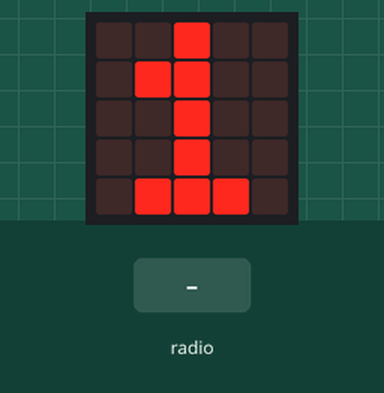
This program was run on a simulated BBC micro:bit running MicroPython. Shown: the board's 5×5 LED display. The inputs (shaded band) are chosen by the test bench. The 48×5 strip is a reading aid, not a part: it shows the text the display is scrolling, unrolled, one strip-width of it at a time.

Above: at 5.0 s.
5.1 s: radio message "a" arrives
At 5.9 s:
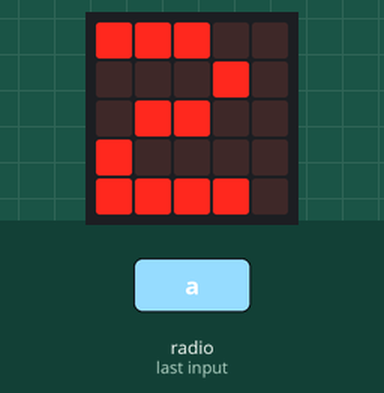
6.6 s: radio message "b" arrives
At 8.3 s:
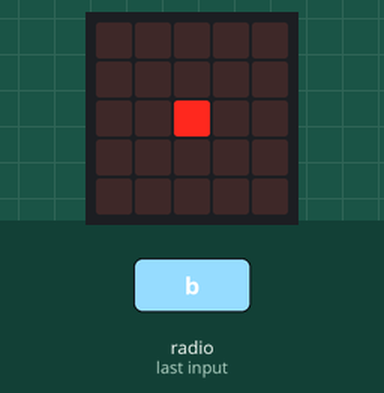
8.5 s: radio message "a" arrives
At 8.8 s:
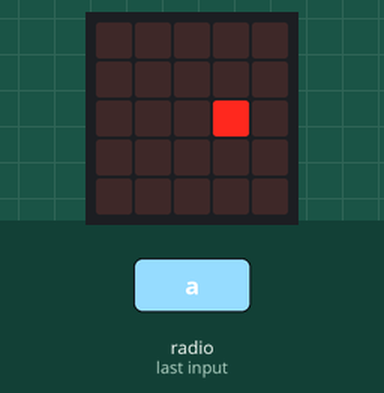
10.0 s: radio message "b" arrives
At 11.1 s:
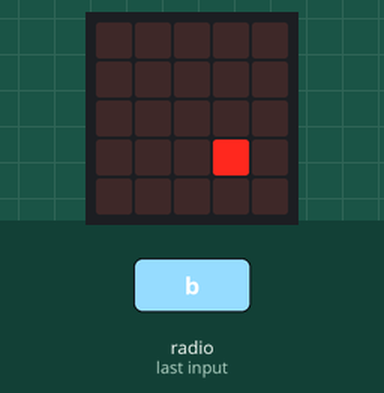
11.5 s: radio message "a" arrives
At 12.3 s:
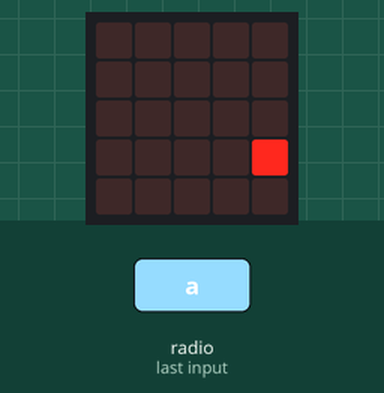
13.0 s: radio message "b" arrives
At 13.4 s:
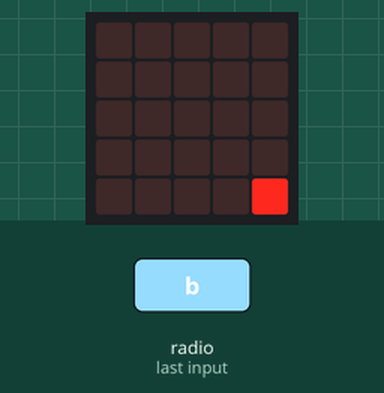
Timing chart, 0 to 15.5 s (numbered marks = the images above; inputs shaded):
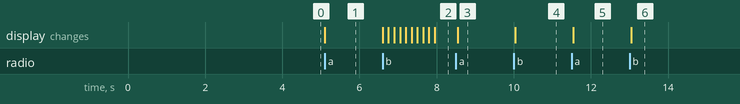

The program:

Sink_the_Ship_Main_Display-main.py
```python
from microbit import *
import radio

radio.on()

loadingValue = 0
def Loading(loadImage):
    global loadingValue
    if loadingValue >= len(loadImage):
        loadingValue = 0
    else:
        display.show(loadImage[loadingValue])
        loadingValue = loadingValue + 1
        sleep(250)

class Cursor:
    def __init__(self, x, y, brightness = 9):
        self.x = x
        self.y = y
        self.brightness = brightness

class Shot:
    def __init__(self, x, y, brightness = 5):
        self.x = x
        self.y = y
        self.brightness = brightness

class Player:
    def __init__(self, playerNumber, ships = None):
        self.ships = ships
        self.hits = []
        self.playerNumber = playerNumber
        self.HasChangedRadio = False
        self.Dot = Cursor(2,2)
        self.OpponentShips = ""
        self.HitCounter = 0

    def SetShips(self):
        ChangedChannel = False
        while self.ships == None:
            if not ChangedChannel:
                display.show(self.playerNumber)
                radio.config(group=self.playerNumber+3)
                ChangedChannel = True

            message = radio.receive()
            if self.ships == None:
                self.ships = message
                message = ""

    def Shoot(self):
        for position in self.OpponentShips.split(":"):
            if position != "":
                index = 0
                for ship in range(int(position.split(",")[2])):
                    if self.Dot.x == int(position.split(",")[0]) + index and self.Dot.y == int(position.split(",")[1]):
                        for shot in self.hits:
                            if self.Dot.x == shot.x and self.Dot.y == shot.y:
                                return False
                        return True
                    index += 1
        return False

    def Display(self):
        display.clear()
        for hit in self.hits:
            display.set_pixel(hit.x, hit.y, 5)
        display.set_pixel(self.Dot.x, self.Dot.y, self.Dot.brightness)

    def Turn(self):
        while True:
            if not self.HasChangedRadio:
                display.scroll(self.playerNumber)
                self.Display()
                self.HasChangedRadio = True
                radio.config(group=self.playerNumber)

            message = radio.receive()
            if message == "a":
                self.Dot.x += 1
                if self.Dot.x > 4:
                    self.Dot.x = 0
                self.Display()

            if message == "b":
                self.Dot.y += 1
                if self.Dot.y > 4:
                    self.Dot.y = 0
                self.Display()

            if message == "shake":

                if self.Shoot():
                    self.hits.append(Shot(self.Dot.x, self.Dot.y, 6))
                    self.HitCounter += 1
                    display.scroll("!")

                self.HasChangedRadio = False
                message = ""
                break


Players = [Player(1), Player(2)]


for player in Players:
    player.SetShips()

Players[0].OpponentShips = str(Players[1].ships)
Players[1].OpponentShips = str(Players[0].ships)

GameRunning = True
while GameRunning:
    for player in Players:
        player.Turn()
        if player.HitCounter >= 10:
            display.show(player.playerNumber)
            GameRunning = False
            break
        
```

Measured:
- after the input at 5.1 s, the display: changes at once (image 1)
- after the input at 6.6 s, the display: first changes at once (image 2 shows a later state)
- after the input at 8.5 s, the display: changes at once (image 3)
- after the input at 10.0 s, the display: changes at once (image 4)
- after the input at 11.5 s, the display: changes at once (image 5)
- after the input at 13.0 s, the display: changes at once (image 6)
